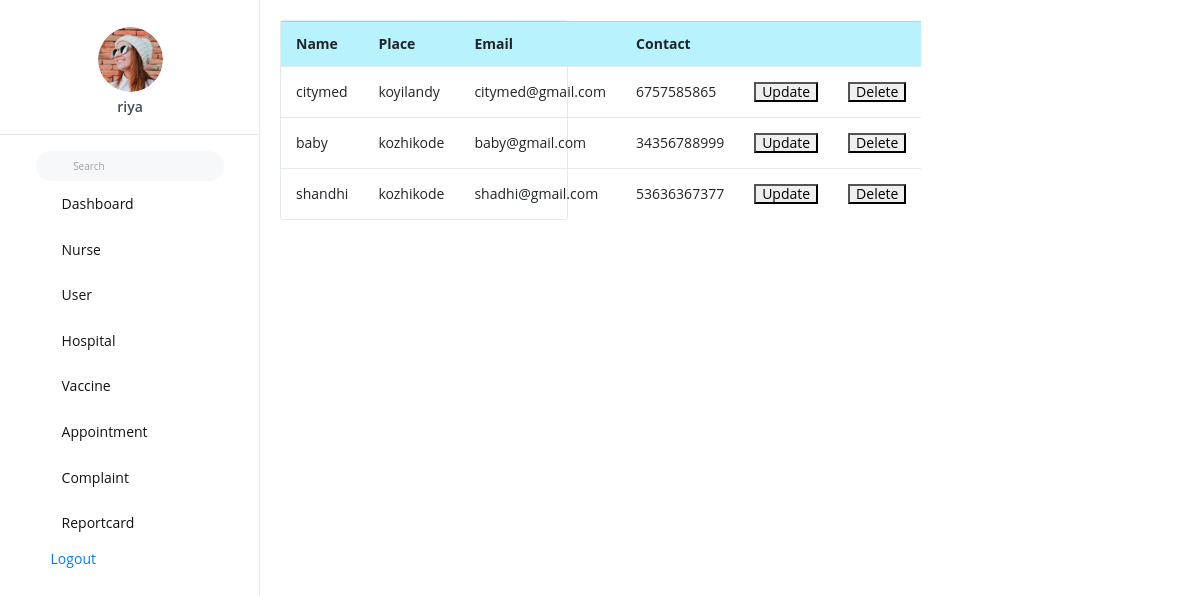
The page /hospital_view (signed in) on the database as committed earlier.
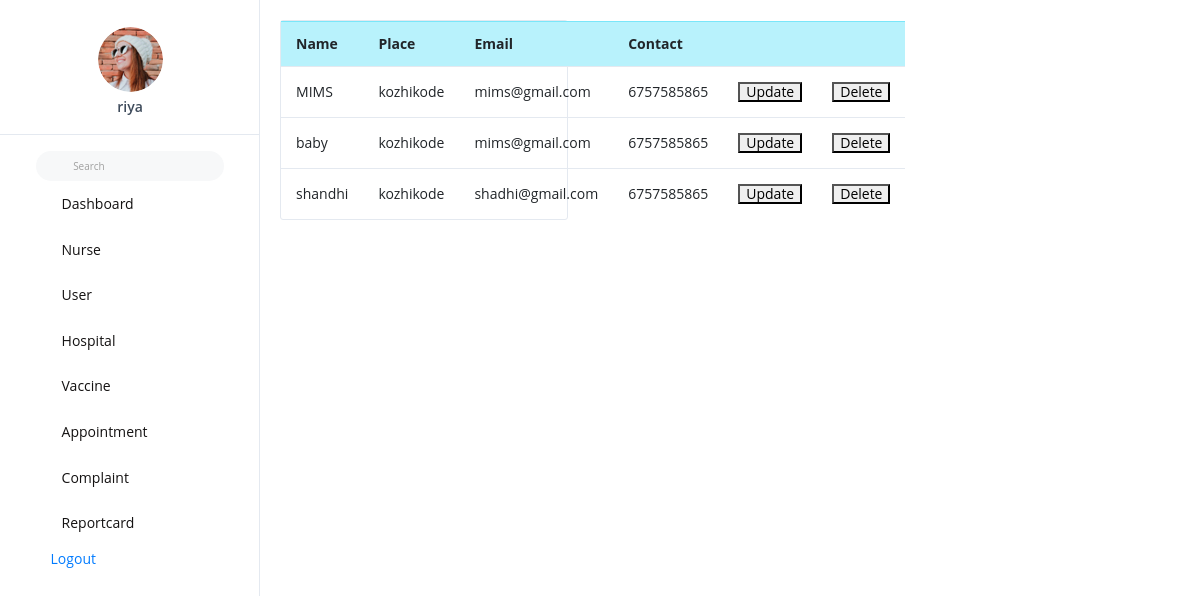
The same page on the database as committed later.
### vacapp/models.py (models this page shows, shortened)
class Hospital(models.Model):
    name = models.CharField(max_length=250,blank=True, null=True)
    place = models.CharField(max_length=20,blank=True, null=True)
    email = models.EmailField()
    contact = models.CharField(max_length=20,blank=True, null=True)

### vacapp/admin_views.py (the view)
# urls.py: path('hospital_view', admin_views.hospital_view, name='hospital_view'),
@login_required(login_url='login_view')
def hospital_view(request):
    new = Hospital.objects.all()
    return render(request, 'admintemp/hospital_view.html', {"new": new})

### templates/admintemp/hospital_view.html
{% extends 'admintemp/base.html' %}
{% load crispy_forms_tags %}
{% block content %}
<div class="card" style="width: 18rem;">
 <table class="table">
  <tbody>
  <tr class="table-info">
      <th scope="col">Name</th>
      <th scope="col">Place</th>
      <th scope="col">Email</th>
      <th scope="col">Contact</th>
      <th scope="col"></th>
      <th scope="col"></th>
    </tr>
  {% for i in new %}
  <tr>
      <td>{{i.name}}</td>
      <td>{{i.place}}</td>
      <td>{{i.email}}</td>
      <td>{{i.contact}}</td>
      <td><a href="{% url 'hospital_update' i.id %}"><button>Update</button></a></td>
      <td><a href="{% url 'hospital_delete' i.id %}"><button>Delete</button></a></td>
  </tr>
    {% endfor %}
</table>
</div>
{% endblock %}

Rows that differ between the two databases and show on the page:
changed Hospital: name "citymed" → "MIMS"; place "koyilandy" → "kozhikode"; email "citymed@gmail.com" → "mims@gmail.com"
changed Hospital "baby": email "baby@gmail.com" → "mims@gmail.com"; contact "34356788999" → "6757585865"
changed Hospital "shandhi": contact "53636367377" → "6757585865"
